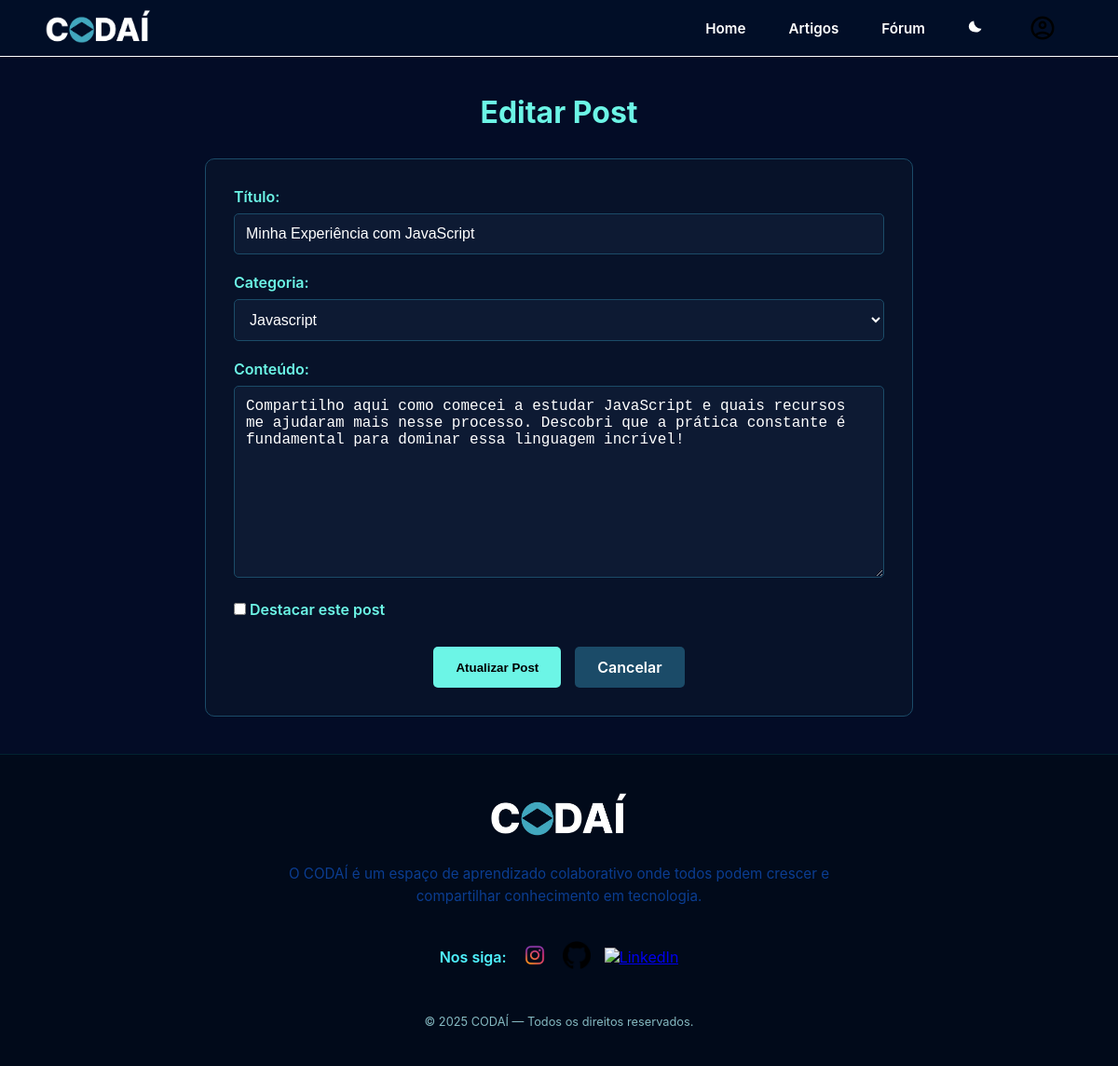
Page /forum/post/1/edit (signed in) on the committed database.
### models/forum.py (models this page shows, shortened)
class Post(db.Model):
    __tablename__ = 'post'
    id = db.Column(db.Integer, primary_key=True)
    title = db.Column(db.String(200), nullable=False)
    content = db.Column(db.Text, nullable=False)
    is_highlighted = db.Column(db.Boolean, default=False)  # Para posts em destaque
    created_at = db.Column(db.DateTime, default=datetime.utcnow)
    updated_at = db.Column(db.DateTime, default=datetime.utcnow, onupdate=datetime.utcnow)
    image_path = db.Column(db.String(200))  # caminho relativo à pasta static, ex: 'image/git/exemplo.png'
    user_id = db.Column(db.Integer, db.ForeignKey('user.id'), nullable=False)
    category_id = db.Column(db.Integer, db.ForeignKey('category.id'), nullable=False)
    user = db.relationship('User', backref='posts')
    comments = db.relationship('Comment', backref='post', lazy=True, cascade='all, delete-orphan')

class Category(db.Model):
    __tablename__ = 'category'
    id = db.Column(db.Integer, primary_key=True)
    name = db.Column(db.String(50), unique=True, nullable=False)
    description = db.Column(db.Text)
    color = db.Column(db.String(7), default='#007bff')  # Cor hexadecimal para a tag
    created_at = db.Column(db.DateTime, default=datetime.utcnow)
    posts = db.relationship('Post', backref='category', lazy=True, cascade='all, delete-orphan')

### routes/forum/__init__.py (the view, shortened to what this page needs)
@forum_bp.route('/post/<int:post_id>/edit', methods=['GET', 'POST'])
@login_required
def edit_post(post_id):
    post = Post.query.get_or_404(post_id)
    if post.user_id != current_user.id and current_user.role != 'master':
        flash('Você não tem permissão para editar este post!', 'error')
        return redirect(url_for('forum.view_post', post_id=post_id))
    categories = Category.query.all()
    return render_template('forum/edit_post.html', post=post, categories=categories)

### templates/forum/edit_post.html (shortened to what this page needs)
{% extends 'base.html' %}
{% block styles %}
<link rel="stylesheet" href="{{ url_for('static', filename='css/forum.css') }}">
{% endblock %}
{% block content %}
<div class="edit-post-container">
    <h1>Editar Post</h1>
    <form method="POST" class="post-form">
        <div class="form-group">
            <label for="title">Título:</label>
            <input type="text" id="title" name="title" value="{{ post.title }}" required maxlength="200">
        </div>
        <div class="form-group">
            <label for="category_id">Categoria:</label>
            <select id="category_id" name="category_id" required>
                {% for category in categories %}
                <option value="{{ category.id }}" {% if category.id == post.category_id %}selected{% endif %}>
                    {{ category.name|title }}
                </option>
                {% endfor %}
            </select>
        </div>
        <div class="form-group">
            <label for="content">Conteúdo:</label>
            <textarea id="content" name="content" required rows="10">{{ post.content }}</textarea>
        </div>
        <div class="form-group">
            <label class="checkbox-label">
                <input type="checkbox" name="is_highlighted" value="1" {% if post.is_highlighted %}checked{% endif %}>
                Destacar este post
            </label>
        </div>
        <div class="form-actions">
            <button type="submit" class="btn-primary">Atualizar Post</button>
            <a href="{{ url_for('forum.view_post', post_id=post.id) }}" class="btn-secondary">Cancelar</a>
        </div>
    </form>
</div>
{% endblock %}

### static/css/global.css (style rules this page uses)
* { margin: 0; padding: 0; box-sizing: border-box; }
html, body { font-family: 'Inter', sans-serif; background-color: #030C26; color: #ffffff; width: 100%; min-height: 100vh; padding: 0 0vw; overflow-x: hidden; }

### static/css/forum.css (style rules this page uses)
html, body, main { box-sizing: border-box; }
.create-post-container, .edit-post-container { max-width: 800px; margin: 40px auto; padding: 0 20px; }
.create-post-container h1, .edit-post-container h1 { color: #6cf5e6; text-align: center; margin-bottom: 30px; }
.post-form { background-color: #071229; padding: 30px; border-radius: 10px; border: 1px solid #1b4b68; }
.form-group { margin-bottom: 20px; }
.form-group label { display: block; color: #6cf5e6; margin-bottom: 8px; font-weight: 600; }
.form-group input, .form-group select, .form-group textarea { width: 100%; padding: 12px; border: 1px solid #1b4b68; border-radius: 5px; background-color: #0d1a33; color: #fff; font-size: 1rem; box-sizing: border-box; }
.checkbox-label { display: flex; align-items: center; gap: 8px; cursor: pointer; }
.checkbox-label input[type="checkbox"] { width: auto; }
.form-actions { display: flex; gap: 15px; justify-content: center; margin-top: 30px; }
.btn-primary, .btn-secondary { padding: 12px 24px; border: none; border-radius: 5px; font-weight: 600; cursor: pointer; transition: 0.3s; text-decoration: none; display: inline-block; }
.btn-primary { background-color: #6cf5e6; color: #000; }
.btn-secondary { background-color: #1b4b68; color: #fff; }

### rows in the picture
Post: title "Minha Experiência com JavaScript", category_id "Javascript", content "Compartilho aqui como comecei a estudar JavaScript e quais recursos me ajudaram mais nesse processo. Descobri que a prática constante é fundamental para dominar essa linguagem incrível!"
